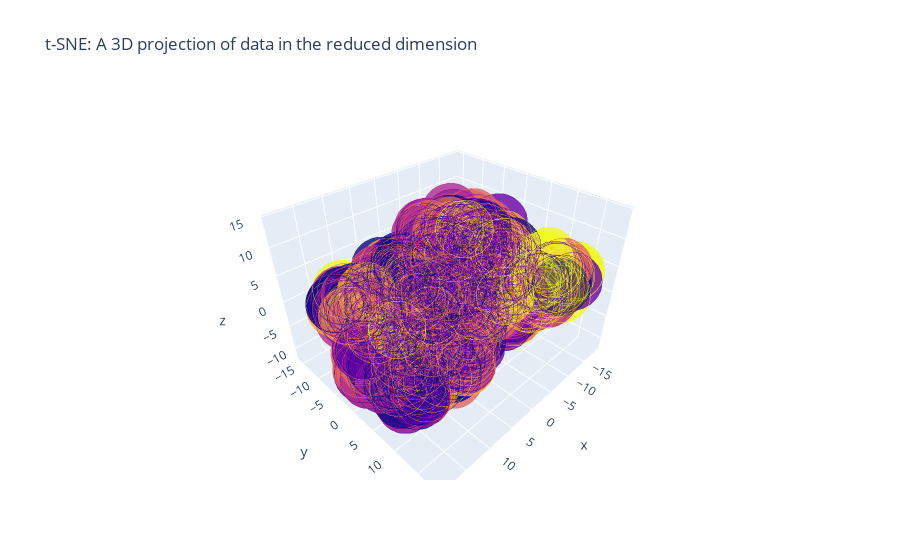

Write notebook code for a chart like this one.
### Code cell
# plotly Scatter 3d
trace1 = go.Scatter3d(
    x= data_3d[:,0],
    y= data_3d[:,1],
    z= data_3d[:,2],
    mode='markers',
    marker=dict(
        color = df['labels'], 
        size= 20,
        line=dict(
            color= df['labels'],
            width= 12
        ),
        opacity=0.8
     )
)

data = [trace1]
layout = go.Layout(
#     margin=dict(
#         l=0,
#         r=0,
#         b=0,
#         t=0
#     )
    title= 't-SNE: A 3D projection of data in the reduced dimension',
#     scene = dict(
#             xaxis = dict(title  = 'Age'),
#             yaxis = dict(title  = 'Spending Score'),
#             zaxis = dict(title  = 'Annual Income')
#         )
)
fig = go.Figure(data=data, layout=layout)
py.offline.iplot(fig)

### Figure 1 — Plotly figure (JSON) as saved in the notebook; plotly's stock layout.template omitted (floating-point values rounded to 4 significant figures; data arrays with more than 128 entries replaced by an {"elided": "..."} marker saying what was removed)
{"data": [{"marker": {"color": {"elided": "1118 int values"}, "line": {"color": {"elided": "1118 int values"}, "width": 12}, "opacity": 0.8, "size": 20}, "mode": "markers", "type": "scatter3d", "x": {"elided": "1118 float values"}, "y": {"elided": "1118 float values"}, "z": {"elided": "1118 float values"}}], "layout": {"title": {"text": "t-SNE: A 3D projection of data in the reduced dimension"}}}
